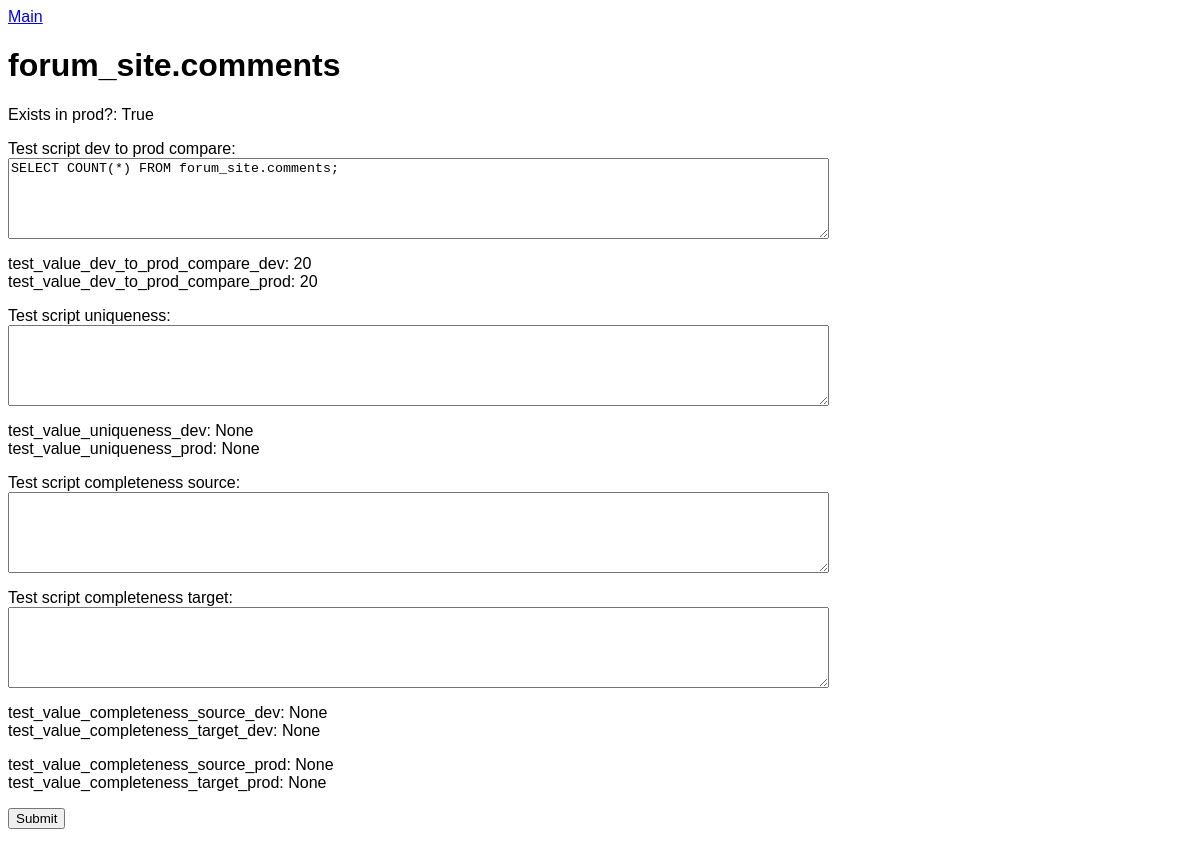
Page /tester/table/63/ on the committed database.
### tester/models.py (models this page shows, shortened)
class Table(models.Model):
	schema = models.ForeignKey(Schema, on_delete = models.CASCADE)
	table_name = models.CharField(max_length = 200)
	exist_in_prod = models.BooleanField(default = False)
	test_script_dev_to_prod_compare = models.TextField(null = True)
	test_value_dev_to_prod_compare_dev = models.BigIntegerField(null = True)
	test_value_dev_to_prod_compare_prod = models.BigIntegerField(null = True)
	test_script_uniqueness = models.TextField(null = True)
	test_value_uniqueness_dev = models.BigIntegerField(null = True)
	test_value_uniqueness_prod = models.BigIntegerField(null = True)
	test_script_completeness_source = models.TextField(null = True)
	test_value_completeness_source_dev = models.BigIntegerField(null = True)
	test_value_completeness_source_prod = models.BigIntegerField(null = True)
	test_script_completeness_target = models.TextField(null = True)
	test_value_completeness_target_dev = models.BigIntegerField(null = True)
	test_value_completeness_target_prod = models.BigIntegerField(null = True)

class Schema(models.Model):
	data_base = models.ForeignKey(DataBase, on_delete = models.CASCADE)
	schema_name = models.CharField(max_length = 50)
	is_active = models.BooleanField(default = False)
	exist_in_prod = models.BooleanField(default = False)

### tester/views.py (the view, shortened to what this page needs)
# urls.py: url(r'^table/(?P<table_id>[0-9]+)/$', views.table, name = 'table'),
def table(request, table_id):
	table_object = get_object_or_404(Table, pk = table_id)
	if request.method == 'GET':
		context = {'table': table_object,}
		return render(request, 'tester/table.html', context)

### tester/templates/tester/table.html (shortened to what this page needs)
{% load static %}
<link rel="stylesheet" type="text/css" href="{% static 'tester/style.css' %}" />
<p><a href="{% url 'tester:index' %}">Main</a></p>
<form action="{% url 'tester:table' table.id %}" method="post">
    <h1>{{ table.schema.schema_name }}.{{ table.table_name }}</h1>
    <p>Exists in prod?: {{ table.exist_in_prod }}</p>
    <p>
        <label for="id_test_script_dev_to_prod_compare">Test script dev to prod compare:</label><br>
        <textarea cols="100" id="id_test_script_dev_to_prod_compare" name="test_script_dev_to_prod_compare" rows="5">{%if table.test_script_dev_to_prod_compare%}{{table.test_script_dev_to_prod_compare}}{%endif%}</textarea>
    </p>
    <p>
        test_value_dev_to_prod_compare_dev: {{ table.test_value_dev_to_prod_compare_dev }}
        <br>
        test_value_dev_to_prod_compare_prod: {{ table.test_value_dev_to_prod_compare_prod }}
    </p>
    <p>
        <label for="id_test_script_uniqueness">Test script uniqueness:</label><br>
        <textarea cols="100" id="id_test_script_uniqueness" name="test_script_uniqueness" rows="5">{%if table.test_script_uniqueness%}{{table.test_script_uniqueness}}{%endif%}</textarea>
    </p>
    <p>
        test_value_uniqueness_dev: {{ table.test_value_uniqueness_dev }}
        <br>
        test_value_uniqueness_prod: {{ table.test_value_uniqueness_prod }}
    </p>
    <p>
        <label for="id_test_script_completeness_source">Test script completeness source:</label><br>
        <textarea cols="100" id="id_test_script_completeness_source" name="test_script_completeness_source" rows="5">{%if table.test_script_completeness_source%}{{table.test_script_completeness_source}}{%endif%}</textarea>
    </p>
    <p>
        <label for="id_test_script_completeness_target">Test script completeness target:</label><br>
        <textarea cols="100" id="id_test_script_completeness_target" name="test_script_completeness_target" rows="5">{%if table.test_script_completeness_target%}{{table.test_script_completeness_target}}{%endif%}</textarea>
    </p>
    <p>
        test_value_completeness_source_dev: {{ table.test_value_completeness_source_dev }}
        <br>
        test_value_completeness_target_dev: {{ table.test_value_completeness_target_dev }}
    </p>
    <p>
        test_value_completeness_source_prod: {{ table.test_value_completeness_source_prod }}
        <br>
        test_value_completeness_target_prod: {{ table.test_value_completeness_target_prod }}
    </p>
    <input type="submit" value="Submit" />
</form>

### rows in the picture
Table: schema.schema_name "forum_site", table_name "comments", exist_in_prod "True", test_script_dev_to_prod_compare "SELECT COUNT(*) FROM forum_site.comments;", test_value_dev_to_prod_compare_dev "20", test_value_dev_to_prod_compare_prod "20", test_value_uniqueness_dev "None", test_value_uniqueness_prod "None", test_value_completeness_source_dev "None", test_value_completeness_target_dev "None", test_value_completeness_source_prod "None", test_value_completeness_target_prod "None"
